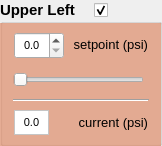
   <widget class="QGroupBox" name="groupBox_aul">
    <property name="geometry">
     <rect>
      <x>266</x>
      <y>79</y>
      <width>162</width>
      <height>146</height>
     </rect>
    </property>
    <property name="sizePolicy">
     <sizepolicy hsizetype="Fixed" vsizetype="Fixed">
      <horstretch>0</horstretch>
      <verstretch>0</verstretch>
     </sizepolicy>
    </property>
    <property name="font">
     <font>
      <pointsize>11</pointsize>
      <weight>75</weight>
      <bold>true</bold>
     </font>
    </property>
    <property name="title">
     <string>Upper Left</string>
    </property>
    <widget class="QFrame" name="frame_aul">
     <property name="geometry">
      <rect>
       <x>4</x>
       <y>24</y>
       <width>154</width>
       <height>120</height>
      </rect>
     </property>
     <property name="sizePolicy">
      <sizepolicy hsizetype="Fixed" vsizetype="Fixed">
       <horstretch>0</horstretch>
       <verstretch>0</verstretch>
      </sizepolicy>
     </property>
     <property name="font">
      <font>
       <pointsize>8</pointsize>
       <weight>50</weight>
       <bold>false</bold>
      </font>
     </property>
     <property name="frameShape">
      <enum>QFrame::NoFrame</enum>
     </property>
     <property name="frameShadow">
      <enum>QFrame::Raised</enum>
     </property>
     <property name="lineWidth">
      <number>1</number>
     </property>
     <widget class="QSlider" name="horizontalSlider_aul">
      <property name="geometry">
       <rect>
        <x>9</x>
        <y>41</y>
        <width>131</width>
        <height>29</height>
       </rect>
      </property>
      <property name="sizePolicy">
       <sizepolicy hsizetype="Preferred" vsizetype="Preferred">
        <horstretch>0</horstretch>
        <verstretch>0</verstretch>
       </sizepolicy>
      </property>
      <property name="styleSheet">
       <string notr="true">selection-background-color: rgb(216, 83, 25);</string>
      </property>
      <property name="maximum">
       <number>100</number>
      </property>
      <property name="singleStep">
       <number>0</number>
      </property>
      <property name="orientation">
       <enum>Qt::Horizontal</enum>
      </property>
      <property name="tickPosition">
       <enum>QSlider::NoTicks</enum>
      </property>
     </widget>
     <widget class="Line" name="line_7">
      <property name="geometry">
       <rect>
        <x>9</x>
        <y>68</y>
        <width>136</width>
        <height>16</height>
       </rect>
      </property>
      <property name="sizePolicy">
       <sizepolicy hsizetype="Preferred" vsizetype="Preferred">
        <horstretch>0</horstretch>
        <verstretch>0</verstretch>
       </sizepolicy>
      </property>
      <property name="orientation">
       <enum>Qt::Horizontal</enum>
      </property>
     </widget>
     <widget class="QLabel" name="label_25">
      <property name="geometry">
       <rect>
        <x>66</x>
        <y>12</y>
        <width>78</width>
        <height>16</height>
       </rect>
      </property>
      <property name="sizePolicy">
       <sizepolicy hsizetype="Preferred" vsizetype="Preferred">
        <horstretch>0</horstretch>
        <verstretch>0</verstretch>
       </sizepolicy>
      </property>
      <property name="font">
       <font>
        <pointsize>10</pointsize>
        <weight>50</weight>
        <bold>false</bold>
       </font>
      </property>
      <property name="text">
       <string>setpoint (psi)</string>
      </property>
      <property name="alignment">
       <set>Qt::AlignRight|Qt::AlignTrailing|Qt::AlignVCenter</set>
      </property>
     </widget>
     <widget class="QDoubleSpinBox" name="doubleSpinBox_aul">
      <property name="geometry">
       <rect>
        <x>10</x>
        <y>8</y>
        <width>50</width>
        <height>27</height>
       </rect>
      </property>
      <property name="sizePolicy">
       <sizepolicy hsizetype="Preferred" vsizetype="Preferred">
        <horstretch>0</horstretch>
        <verstretch>0</verstretch>
       </sizepolicy>
      </property>
      <property name="maximumSize">
       <size>
        <width>50</width>
        <height>16777215</height>
       </size>
      </property>
      <property name="font">
       <font>
        <pointsize>8</pointsize>
        <weight>50</weight>
        <bold>false</bold>
       </font>
      </property>
      <property name="alignment">
       <set>Qt::AlignCenter</set>
      </property>
      <property name="decimals">
       <number>1</number>
      </property>
      <property name="maximum">
       <double>5.000000000000000</double>
      </property>
      <property name="singleStep">
       <double>0.100000000000000</double>
      </property>
     </widget>
     <widget class="QLabel" name="label_26">
      <property name="geometry">
       <rect>
        <x>72</x>
        <y>90</y>
        <width>72</width>
        <height>16</height>
       </rect>
      </property>
      <property name="sizePolicy">
       <sizepolicy hsizetype="Preferred" vsizetype="Preferred">
        <horstretch>0</horstretch>
        <verstretch>0</verstretch>
       </sizepolicy>
      </property>
      <property name="font">
       <font>
        <pointsize>10</pointsize>
        <weight>50</weight>
        <bold>false</bold>
       </font>
      </property>
      <property name="text">
       <string>current (psi)</string>
      </property>
      <property name="alignment">
       <set>Qt::AlignRight|Qt::AlignTrailing|Qt::AlignVCenter</set>
      </property>
     </widget>
     <widget class="QLabel" name="label_aul">
      <property name="enabled">
       <bool>true</bool>
      </property>
      <property name="geometry">
       <rect>
        <x>10</x>
        <y>86</y>
        <width>35</width>
        <height>25</height>
       </rect>
      </property>
      <property name="sizePolicy">
       <sizepolicy hsizetype="Preferred" vsizetype="Preferred">
        <horstretch>0</horstretch>
        <verstretch>0</verstretch>
       </sizepolicy>
      </property>
      <property name="minimumSize">
       <size>
        <width>0</width>
        <height>25</height>
       </size>
      </property>
      <property name="font">
       <font>
        <weight>50</weight>
        <bold>false</bold>
       </font>
      </property>
      <property name="autoFillBackground">
       <bool>false</bool>
      </property>
      <property name="styleSheet">
       <string notr="true">background-color: rgb(255, 255, 255);
border-color: rgb(196, 193, 189);</string>
      </property>
      <property name="frameShape">
       <enum>QFrame::StyledPanel</enum>
      </property>
      <property name="text">
       <string>0.0</string>
      </property>
      <property name="alignment">
       <set>Qt::AlignCenter</set>
      </property>
     </widget>
    </widget>
    <widget class="QCheckBox" name="checkBox_aul">
     <property name="geometry">
      <rect>
       <x>94</x>
       <y>0</y>
       <width>20</width>
       <height>21</height>
      </rect>
     </property>
     <property name="sizePolicy">
      <sizepolicy hsizetype="Preferred" vsizetype="Preferred">
       <horstretch>0</horstretch>
       <verstretch>0</verstretch>
      </sizepolicy>
     </property>
     <property name="text">
      <string/>
     </property>
     <property name="checked">
      <bool>true</bool>
     </property>
    </widget>
    <widget class="QLabel" name="label_aul_color">
     <property name="geometry">
      <rect>
       <x>0</x>
       <y>23</y>
       <width>161</width>
       <height>131</height>
      </rect>
     </property>
     <property name="styleSheet">
      <string notr="true">background-color: rgba(216, 83, 25, 100);
background-color: rgb(231, 179, 156, 150);
background-color: rgba(221, 117, 72, 140);</string>
     </property>
     <property name="text">
      <string/>
     </property>
    </widget>
    <zorder>label_aul_color</zorder>
    <zorder>frame_aul</zorder>
    <zorder>checkBox_aul</zorder>
   </widget>
